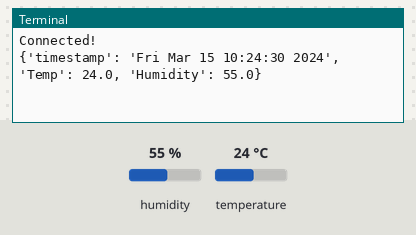
Bench run of a program on a simulated Raspberry Pi (BCM pin numbers). On the bench: the last lines printed to the terminal. The inputs (shaded band) are chosen by the test bench; at power-on: humidity 55 %, temperature 24 °C. Databases and web services accept everything at once and return nothing; the clock reads 2024-03-15 10:24:30 at power-on unless the program sets it.

Above: at 1.2 s.
1.3 s: humidity set to 22 %
At 6.7 s:
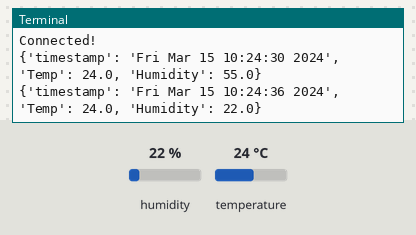
7.7 s: temperature set to 12 °C
At 13.0 s:
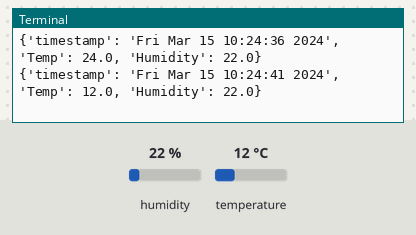
14.1 s: humidity set to 40 %
At 18.2 s:
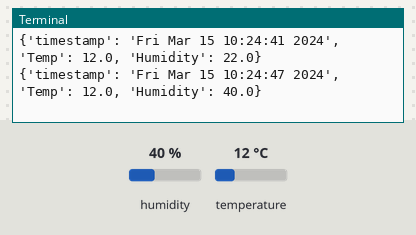
Timing chart, 0 to 19.7 s (numbered marks = the images above; inputs shaded):
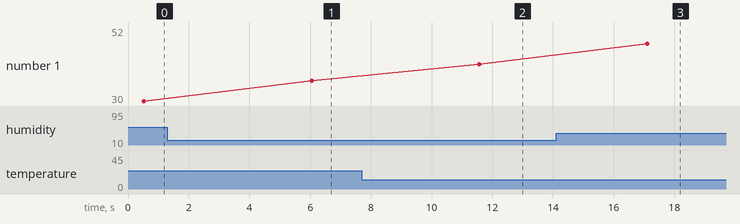

Measured:
- after the input at 1.3 s, the terminal: prints a new line after 4.8 s (image 1)
- after the input at 7.7 s, the terminal: prints a new line after 3.9 s (image 2)
- after the input at 14.1 s, the terminal: prints a new line after 3.0 s (image 3)

The program:

send_data_to_redis.py
```python
import sys
import Adafruit_DHT
import redis
import json
import os
import time

redisClient = redis.StrictRedis(
            host = os.environ.get('REDIS_HOST'),
            port = os.environ.get('REDIS_PORT'),
            password = os.environ.get('REDIS_PWD')
        )
try:
    redisClient.ping()
    print('Connected!')
except Exception as e:
    print("error: {}".format(e))


while True:
    humidity, temperature = Adafruit_DHT.read_retry(11, 4)
    temperature = float("{0:0.1f}".format(temperature))
    data = {
            'timestamp': time.asctime(time.localtime(time.time())),
            'Temp': temperature,
            'Humidity' : humidity
        }
    print(data)
    try:
        redisClient.lpush('room_data',json.dumps(data))
        time.sleep(5)
    except Exception as e:
        print(e)
```
